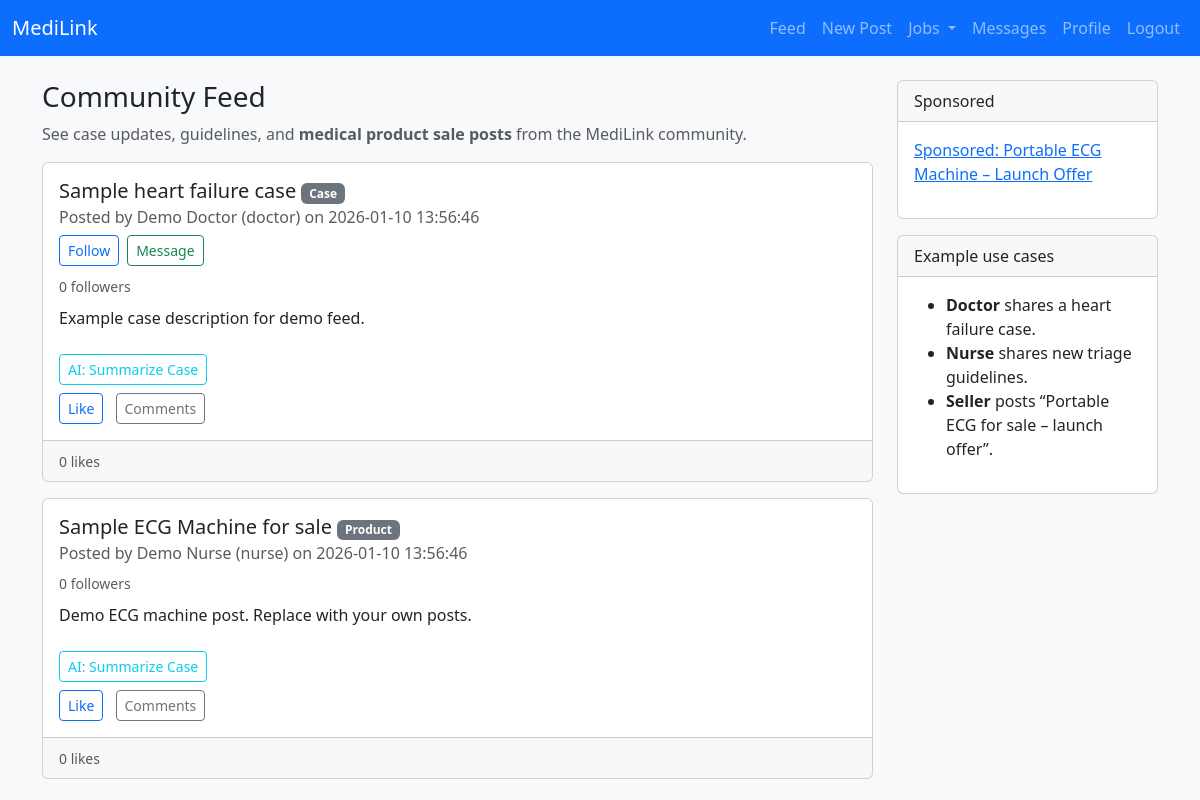
Screenshot of /feed.php (signed in) with the database file from the repository.
### tables this page shows
CREATE TABLE posts (
    id INT AUTO_INCREMENT PRIMARY KEY,
    user_id INT NOT NULL,
    post_type ENUM('case','guideline','product') NOT NULL,
    title VARCHAR(255) NOT NULL,
    content TEXT NOT NULL,
    image_path VARCHAR(255),
    created_at TIMESTAMP DEFAULT CURRENT_TIMESTAMP,
    FOREIGN KEY (user_id) REFERENCES users(id) ON DELETE CASCADE
);

CREATE TABLE users (
    id INT AUTO_INCREMENT PRIMARY KEY,
    name VARCHAR(100) NOT NULL,
    email VARCHAR(200) NOT NULL UNIQUE,
    role ENUM('doctor','nurse','pharmacist','hospital','seller','admin') NOT NULL,
    password_hash VARCHAR(255) NOT NULL,
    verification_token VARCHAR(100) DEFAULT NULL,
    is_verified TINYINT(1) DEFAULT 1,
    created_at TIMESTAMP DEFAULT CURRENT_TIMESTAMP
);

CREATE TABLE IF NOT EXISTS ads (
    id INT AUTO_INCREMENT PRIMARY KEY,
    title VARCHAR(255) NOT NULL,
    image_path VARCHAR(255),
    link_url VARCHAR(255),
    placement ENUM('feed','sidebar') NOT NULL DEFAULT 'feed',
    is_active TINYINT(1) NOT NULL DEFAULT 1
);

### feed.php (the view, shortened to what this page needs)
<?php
require_once __DIR__ . '/partials/header.php';
require_once __DIR__ . '/../config/db.php';
$currentUserId = (int)$_SESSION['user_id'];
$sql = 'SELECT p.id, p.user_id, p.post_type, p.title, p.content, p.image_path, p.created_at,
               u.name, u.role
        FROM posts p
        JOIN users u ON p.user_id = u.id
        ORDER BY p.created_at DESC';
$result = $conn->query($sql);
?>
<div class="row">
  <div class="col-md-9">
    <h3>Community Feed</h3>
    <p class="text-muted">
      See case updates, guidelines, and <strong>medical product sale posts</strong> from the MediLink community.
    </p>
    <?php while ($row = $result->fetch_assoc()): ?>
      <div class="card mb-3">
        <div class="card-body">
          <h5 class="card-title">
            <?php echo htmlspecialchars($row['title']); ?>
            <span class="badge bg-secondary" style="font-size:0.75rem;">
              <?php echo htmlspecialchars(ucfirst($row['post_type'])); ?>
            </span>
          </h5>
          <h6 class="card-subtitle mb-2 text-muted">
            Posted by <?php echo htmlspecialchars($row['name']); ?> (<?php echo htmlspecialchars($row['role']); ?>)
            on <?php echo htmlspecialchars($row['created_at']); ?>
          </h6>
          <?php
          $postUserId = (int)$row['user_id'];
          $followersCountUser = 0;
          $fcRes = $conn->query('SELECT COUNT(*) AS c FROM follows WHERE followed_id = ' . $postUserId);
          if ($fcRes && $fcRow = $fcRes->fetch_assoc()) {
              $followersCountUser = (int)$fcRow['c'];
          }
          if ($currentUserId && $currentUserId !== $postUserId) {
              $fCheck = $conn->prepare("SELECT id FROM follows WHERE follower_id = ? AND followed_id = ?");
              $fCheck->bind_param("ii", $currentUserId, $postUserId);
              $fCheck->execute();
              $fCheck->store_result();
              $isFollowing = $fCheck->num_rows > 0;
              if ($isFollowing) {
                  echo '<span class="badge bg-success me-2">Following</span>';
                  echo '<a href="follow.php?action=unfollow&user_id=' . $postUserId . '" class="btn btn-sm btn-outline-secondary me-2">Unfollow</a>';
              } else {
                  echo '<a href="follow.php?action=follow&user_id=' . $postUserId . '" class="btn btn-sm btn-outline-primary me-2">Follow</a>';
              }
              echo '<a href="messages.php?user_id=' . $postUserId . '" class="btn btn-sm btn-outline-success me-2">Message</a>';
          }
          echo '<p class="mt-2 mb-0"><small class="text-muted">' . $followersCountUser . ' follower' . ($followersCountUser == 1 ? '' : 's') . '</small></p>';
          ?>
          <p class="card-text mt-2"><?php echo nl2br(htmlspecialchars($row['content'])); ?></p>
          <button
            class="btn btn-sm btn-outline-info mt-2 ai-summarize-btn"
            data-post-id="<?php echo (int)$row['id']; ?>"
            data-post-content="<?php echo htmlspecialchars($row['content'], ENT_QUOTES); ?>">
            AI: Summarize Case
          </button>
          <a href="post_like.php?id=<?php echo (int)$row['id']; ?>" class="btn btn-sm btn-outline-primary me-2">Like</a>
          <button class="btn btn-sm btn-outline-secondary" type="button" data-bs-toggle="collapse" data-bs-target="#comments_<?php echo (int)$row['id']; ?>">
            Comments
          </button>
        </div>
        <div class="card-footer">
          <?php
          $pid = (int)$row['id'];
          $likesRes = $conn->query('SELECT COUNT(*) AS c FROM likes WHERE post_id = ' . $pid);
          $likesCount = $likesRes ? (int)$likesRes->fetch_assoc()['c'] : 0;
          echo '<small class="text-muted me-3">' . $likesCount . ' likes</small>';
          ?>
        </div>
      </div>
    <?php endwhile; ?>
  </div>
  <div class="col-md-3">
    <div class="card mb-3">
      <div class="card-header">
        Sponsored
      </div>
      <div class="card-body">
        <?php
        $adsRes = $conn->query("SELECT * FROM ads WHERE is_active = 1 AND placement = 'feed' ORDER BY id DESC LIMIT 3");
        if ($adsRes && $adsRes->num_rows > 0):
          while ($ad = $adsRes->fetch_assoc()):
        ?>
            <div class="mb-3">
              <?php if (!empty($ad['link_url'])): ?>
                <a href="<?php echo htmlspecialchars($ad['link_url']); ?>" target="_blank">
                  <?php echo htmlspecialchars($ad['title']); ?>
                </a>
              <?php else: ?>
                  <?php echo htmlspecialchars($ad['title']); ?>
              <?php endif; ?>
            </div>
        <?php
          endwhile;
        else:
          echo '<p class="text-muted mb-0">No active ads.</p>';
        endif;
        ?>
      </div>
    </div>
    <div class="card">
      <div class="card-header">
        Example use cases
      </div>
      <div class="card-body">
        <ul>
          <li><strong>Doctor</strong> shares a heart failure case.</li>
          <li><strong>Nurse</strong> shares new triage guidelines.</li>
          <li><strong>Seller</strong> posts “Portable ECG for sale – launch offer”.</li>
        </ul>
      </div>
    </div>
  </div>
</div>
<?php require_once __DIR__ . '/partials/footer.php'; ?>

### header.php (shortened to what this page needs)
<!DOCTYPE html>
<html>
<head>
    <link href="https://cdn.jsdelivr.net/npm/bootstrap@5.3.3/dist/css/bootstrap.min.css" rel="stylesheet">
</head>
<body class="bg-light">
<nav class="navbar navbar-expand-lg navbar-dark bg-primary">
  <div class="container-fluid">
    <a class="navbar-brand" href="<?php echo BASE_URL; ?>/index.php">MediLink</a>
    <div class="collapse navbar-collapse" id="navbarMedilink">
      <ul class="navbar-nav ms-auto mb-2 mb-lg-0">
        <?php if (!empty($_SESSION['user_id'])): ?>
            <li class="nav-item">
              <a class="nav-link" href="<?php echo BASE_URL; ?>/feed.php">Feed</a>
            </li>
            <li class="nav-item">
              <a class="nav-link" href="<?php echo BASE_URL; ?>/create_post.php">New Post</a>
            </li>
            <li class="nav-item dropdown">
              <a class="nav-link dropdown-toggle" href="#" id="jobsDropdown" role="button" data-bs-toggle="dropdown" aria-expanded="false">
                Jobs
              </a>
            </li>
            <li class="nav-item">
              <a class="nav-link" href="<?php echo BASE_URL; ?>/messages.php">Messages</a>
            </li>
            <li class="nav-item">
              <a class="nav-link" href="<?php echo BASE_URL; ?>/profile.php">Profile</a>
            </li>
            <li class="nav-item">
              <a class="nav-link" href="<?php echo BASE_URL; ?>/logout.php">Logout</a>
            </li>
        <?php endif; ?>
      </ul>
    </div>
  </div>
</nav>
<div class="container mt-4">

### footer.php (shortened to what this page needs)
</div>
</body>
</html>

### rows the page displays
posts: title "Sample heart failure case", post_type "Case", user.name "Demo Doctor", user.role "doctor", created_at "2026-01-10 13:56:46", followersCountUser "0", content "Example case description for demo feed.", likesCount "0"
posts: title "Sample ECG Machine for sale", post_type "Product", user.name "Demo Nurse", user.role "nurse", created_at "2026-01-10 13:56:46", followersCountUser "0", content "Demo ECG machine post. Replace with your own posts.", likesCount "0"
ads: title "Sponsored: Portable ECG Machine – Launch Offer"
